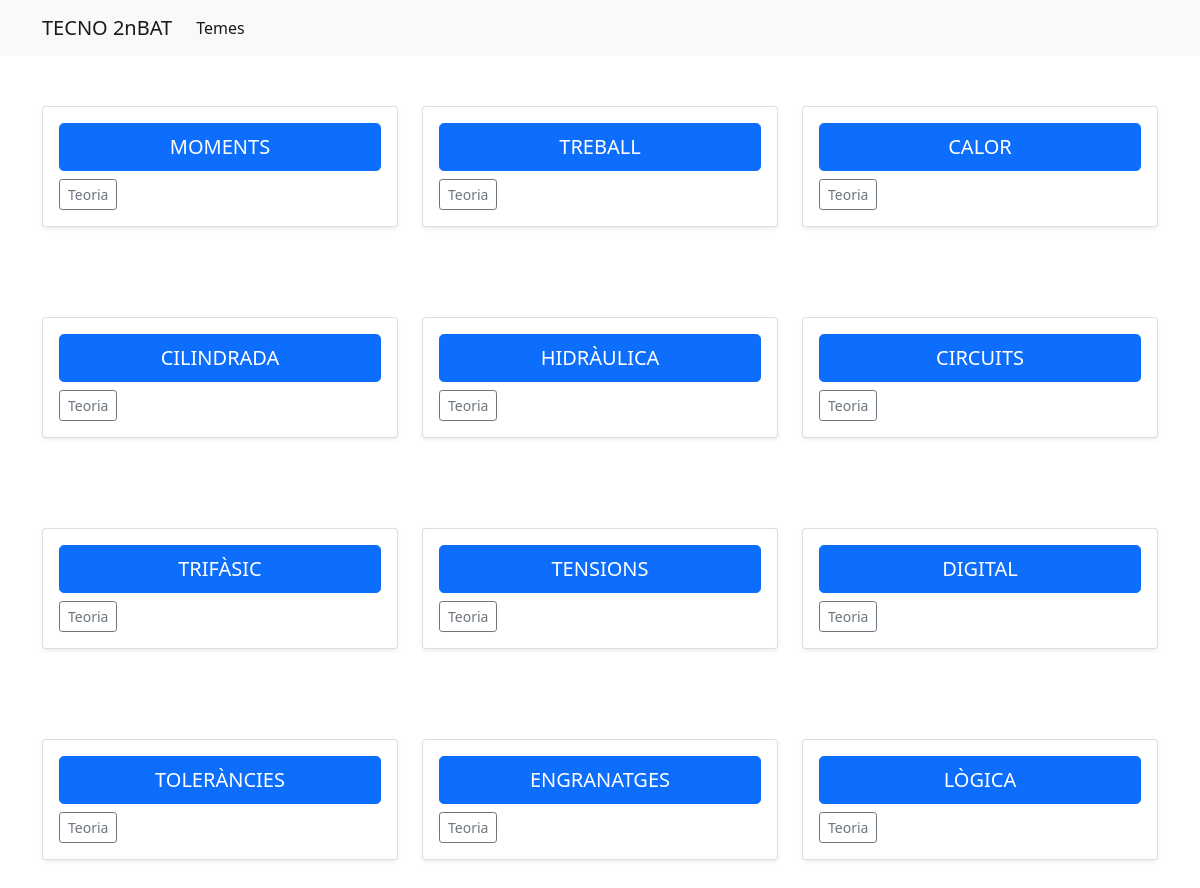
The page / on the database its author committed.
### temes/models.py (models this page shows, shortened)
class Category(models.Model):
    title = models.CharField(max_length=225, unique=True, default="")
    link_teoria = models.CharField(max_length=225, null=True)

### temes/views.py (the view)
# urls.py: path('', include('temes.urls')),
def temes(request):
    categories = Category.objects.all()
    return render(request, 'temes/temes.html', {"categories": categories})

### temes/templates/temes/temes.html
{% extends 'temes/base.html' %}
{% load static %}
{% block content %}
{% for category in categories  %}
{% if forloop.first %}
<div class="row row-cols-1 row-cols-md-3 mb-3 text-center">{%endif%}
    <div class="col">
        <div class="card mb-4 shadow-sm">
            <div class="card-body">
                <a href="{% url 'temes:exercicis' category.id %}"
                   class="w-100 btn btn-lg btn-primary">
                    {{category.title}}
                </a>
                <div class="d-flex justify-content-between align-items-center">
                <div class="btn-group mt-2">
                  <a href={{category.link_teoria}} type="button" class="btn btn-sm btn-outline-secondary">Teoria</a>
                </div>
              </div>
            </div>
        </div>
    </div>
    {% if forloop.counter|divisibleby:3 %}</div><div class="row row-cols-1 row-cols-md-3 mb-3 text-center">{%endif%}
    {% endfor %}
{%endblock%}

### temes/templates/temes/base.html (shortened to what this page needs)
<!DOCTYPE html>
<html lang="en">
<head>
    <link href="https://cdn.jsdelivr.net/npm/bootstrap@5.0.0-beta1/dist/css/bootstrap.min.css" rel="stylesheet"
>
    <link href="static/temes/css/style.css" rel="stylesheet">
</head>
<header>
    <nav id="navbar-1" class="navbar navbar-expand-lg navbar-light bg-light">
        <div class="container">
            <a class="navbar-brand" href="#">TECNO 2nBAT</a>
            <div class="collapse navbar-collapse" id="navbarSupportedContent">
                <ul class="navbar-nav me-auto mb-2 mb-lg-0">
                    <ul class="navbar-nav mr-auto">
                        <li class="nav-item">
                            <a class="nav-link active" aria-current="page" href="{% url 'temes:temes' %}">Temes</a>
                        </li>
                        </ul>
                </ul>
            </div>
        </div>
    </nav>
</header>
<body>
<div class="container">
{% block content %}
{%endblock%}
</body>
</html>

### temes/static/temes/css/style.css (style rules this page uses)
.row { padding-top: 50px; }

### rows shown on the page
Category: title "MOMENTS"
Category: title "TREBALL"
Category: title "CALOR"
Category: title "CILINDRADA"
Category: title "HIDRÀULICA"
Category: title "CIRCUITS"
Category: title "TRIFÀSIC"
Category: title "TENSIONS"
Category: title "DIGITAL"
Category: title "TOLERÀNCIES"
Category: title "ENGRANATGES"
Category: title "LÒGICA"
